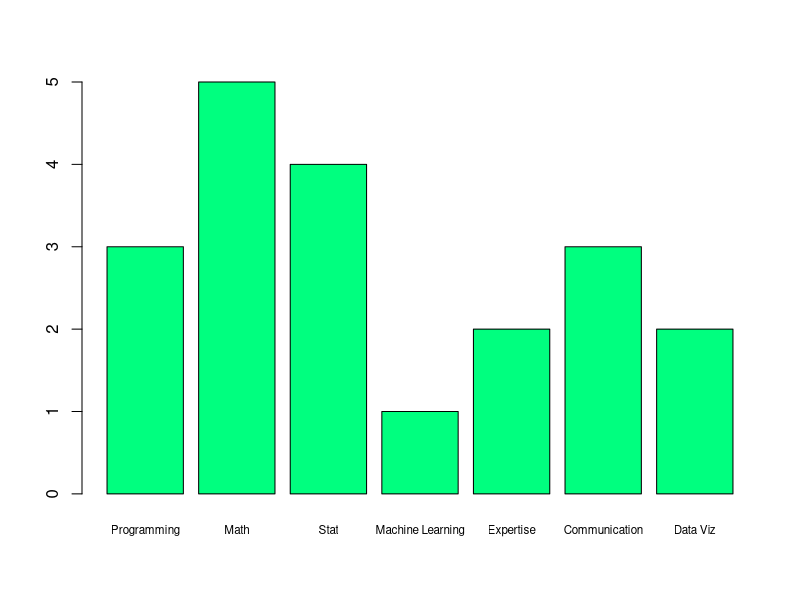

The R script that drew this image:
## ---- chunk 1
Skills<-c("Programming","Math","Stat","Machine Learning","Expertise","Communication","Data Viz")
Ratings<-c(3,5,4,1,2,3,2)
barplot(Ratings,names.arg=Skills,col="springgreen1",cex.names=0.70)
## ---- chunk 2

